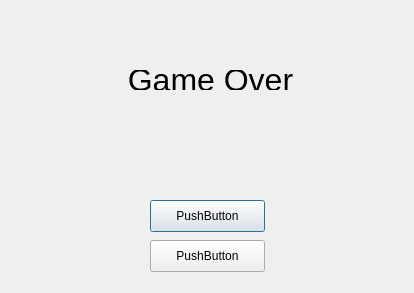
<?xml version="1.0" encoding="UTF-8"?>
<ui version="4.0">
 <class>GameOver</class>
 <widget class="QDialog" name="GameOver">
  <property name="geometry">
   <rect>
    <x>0</x>
    <y>0</y>
    <width>414</width>
    <height>293</height>
   </rect>
  </property>
  <property name="windowTitle">
   <string>MASSIVE</string>
  </property>
  <widget class="QPushButton" name="replay">
   <property name="geometry">
    <rect>
     <x>150</x>
     <y>200</y>
     <width>115</width>
     <height>32</height>
    </rect>
   </property>
   <property name="text">
    <string>PushButton</string>
   </property>
  </widget>
  <widget class="QPushButton" name="quit">
   <property name="geometry">
    <rect>
     <x>150</x>
     <y>240</y>
     <width>115</width>
     <height>32</height>
    </rect>
   </property>
   <property name="text">
    <string>PushButton</string>
   </property>
  </widget>
  <widget class="QLabel" name="label">
   <property name="geometry">
    <rect>
     <x>90</x>
     <y>70</y>
     <width>241</width>
     <height>20</height>
    </rect>
   </property>
   <property name="font">
    <font>
     <pointsize>24</pointsize>
    </font>
   </property>
   <property name="text">
    <string>Game Over</string>
   </property>
   <property name="alignment">
    <set>Qt::AlignCenter</set>
   </property>
  </widget>
 </widget>
 <resources/>
 <connections/>
</ui>
